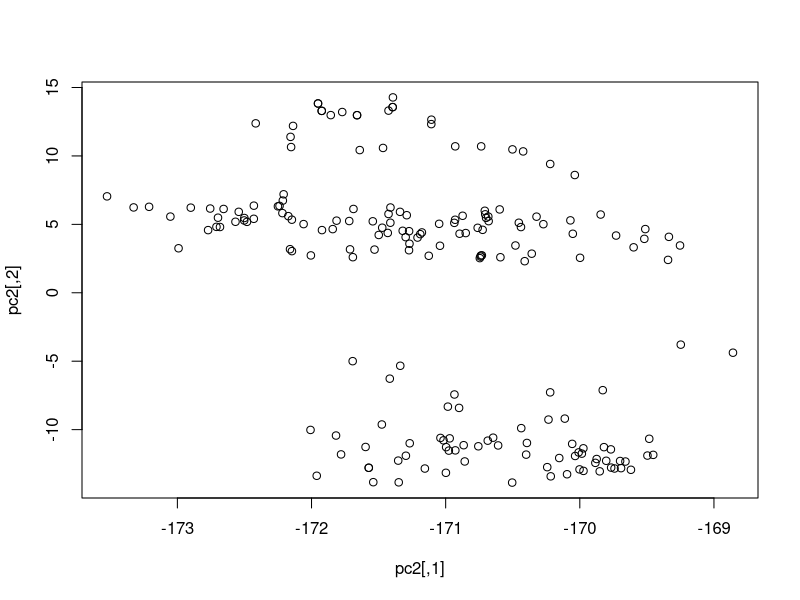
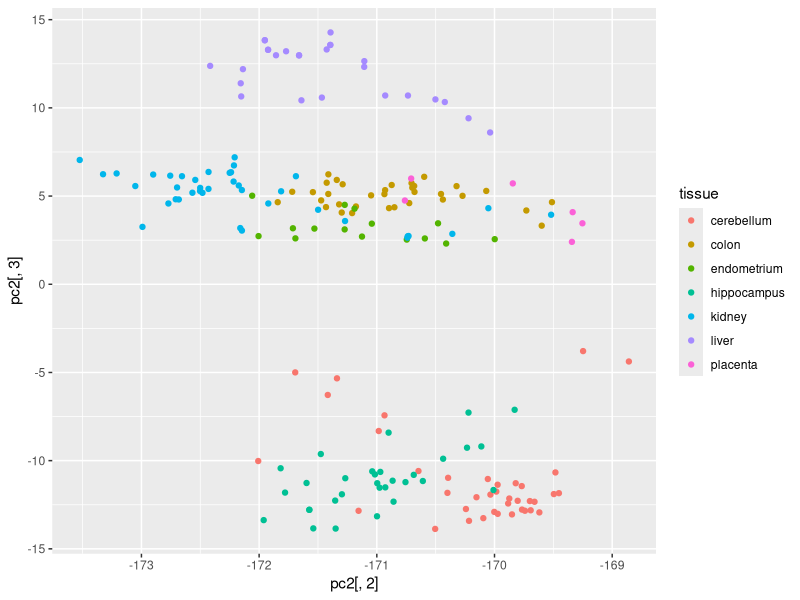
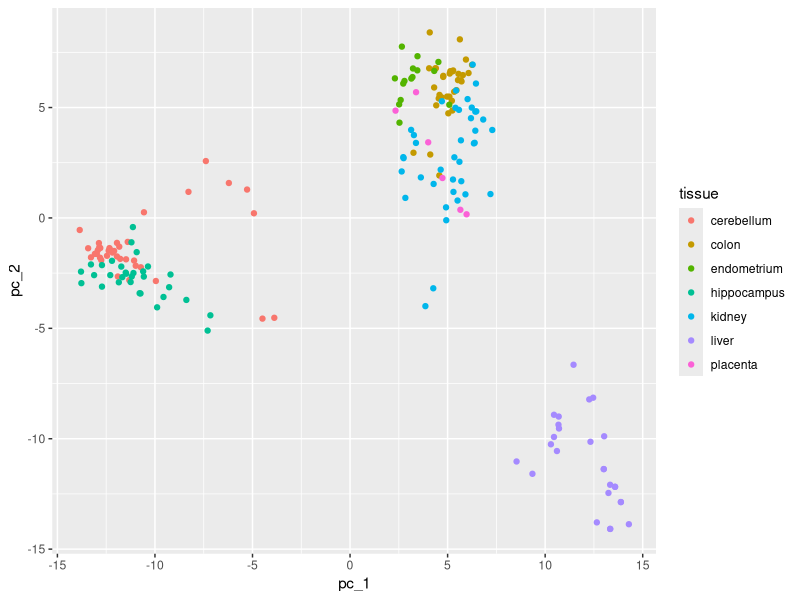
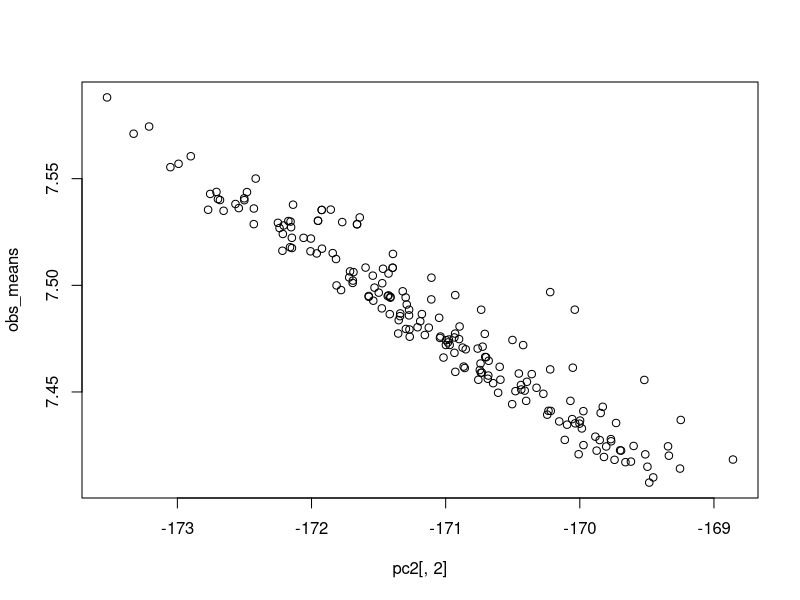
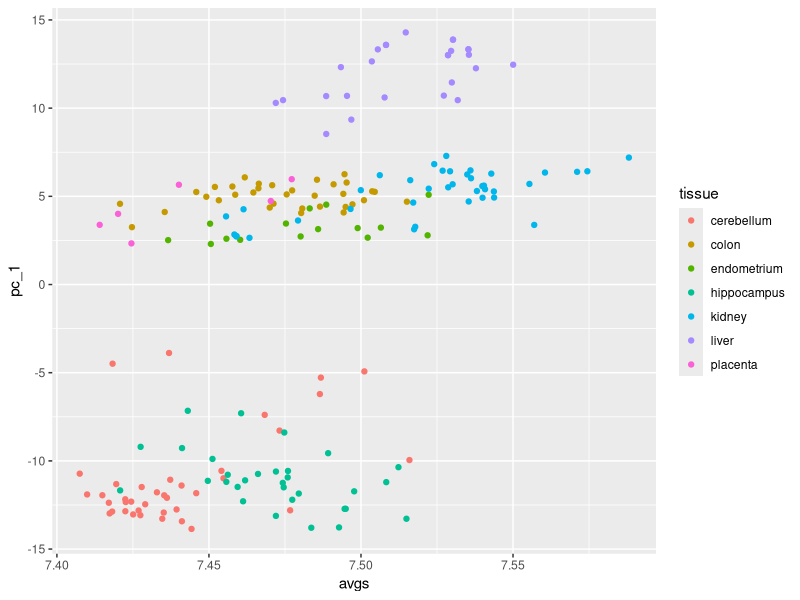
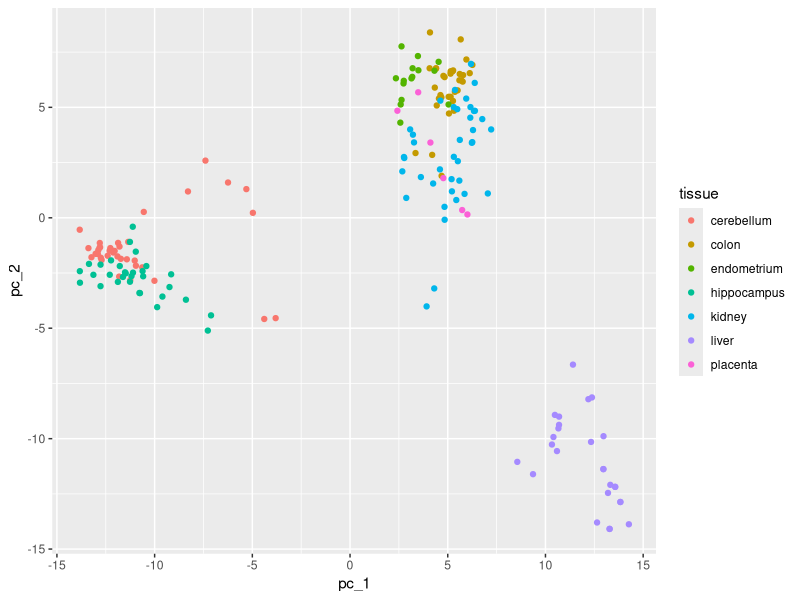
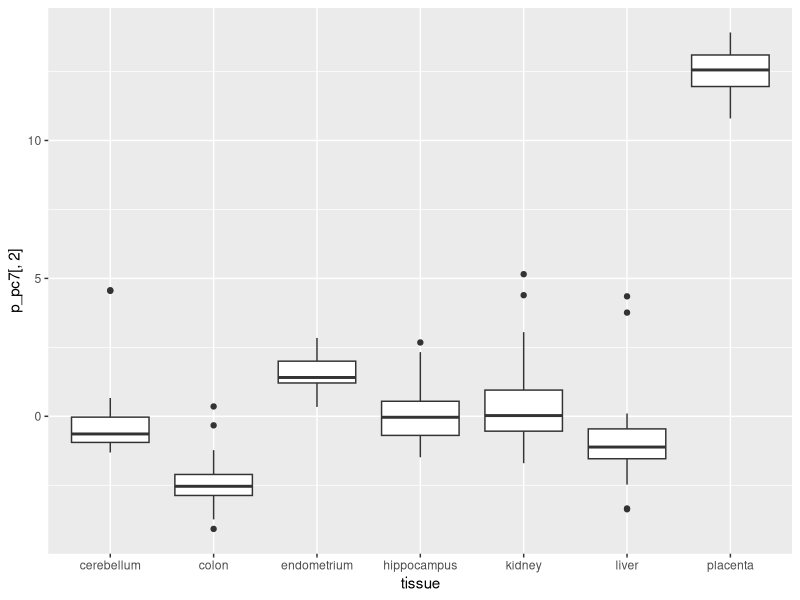

Source code (R) for these figures, in order:
.libPaths('C:/Users/BrBl1834/R/win-library')
library(tidyverse)
library(dslabs)

data("tissue_gene_expression")
dim(tissue_gene_expression$x)

# Q1

t<-rbind(tissue_gene_expression$y, tissue_gene_expression$x)
t<-t[2:190,]
s<-svd(t)

# pc2<-s$u[,1:2] * s$d[1:2] %*% t(s$v[,1:2])
pc2 <- sweep(s$u[, 1:2], 2, s$d[1:2], FUN="*")
plot(pc2)

pc2 <- data.frame(tissue=tissue_gene_expression$y,pc2)
ggplot(pc2, aes(x=pc2[,2],y=pc2[,3],col=tissue)) + geom_point()


# solution: use function PRcomp
pc <- prcomp(tissue_gene_expression$x)
data.frame(pc_1 = pc$x[,1], pc_2 = pc$x[,2], 
           tissue = tissue_gene_expression$y) %>%
  ggplot(aes(pc_1, pc_2, color = tissue)) +
  geom_point()

# Q2
obs_means <- rowMeans(tissue_gene_expression$x)

plot(pc2[,2],obs_means)
cor(pc2[,2],obs_means)

# solution
avgs <- rowMeans(tissue_gene_expression$x)
data.frame(pc_1 = pc$x[,1], avg = avgs, 
           tissue = tissue_gene_expression$y) %>%
  ggplot(aes(avgs, pc_1, color = tissue)) +
  geom_point()
cor(avgs, pc$x[,1])

# Q3
x <- with(tissue_gene_expression, sweep(x, 1, rowMeans(x)))
pc <- prcomp(x)
data.frame(pc_1 = pc$x[,1], pc_2 = pc$x[,2], 
           tissue = tissue_gene_expression$y) %>%
  ggplot(aes(pc_1, pc_2, color = tissue)) +
  geom_point()

pc$x[,7]

p_pc7<-data.frame(tissue=tissue_gene_expression$y,pc$x[,7])

ggplot(p_pc7, aes(tissue, p_pc7[,2])) + geom_boxplot()

summary(pc)
